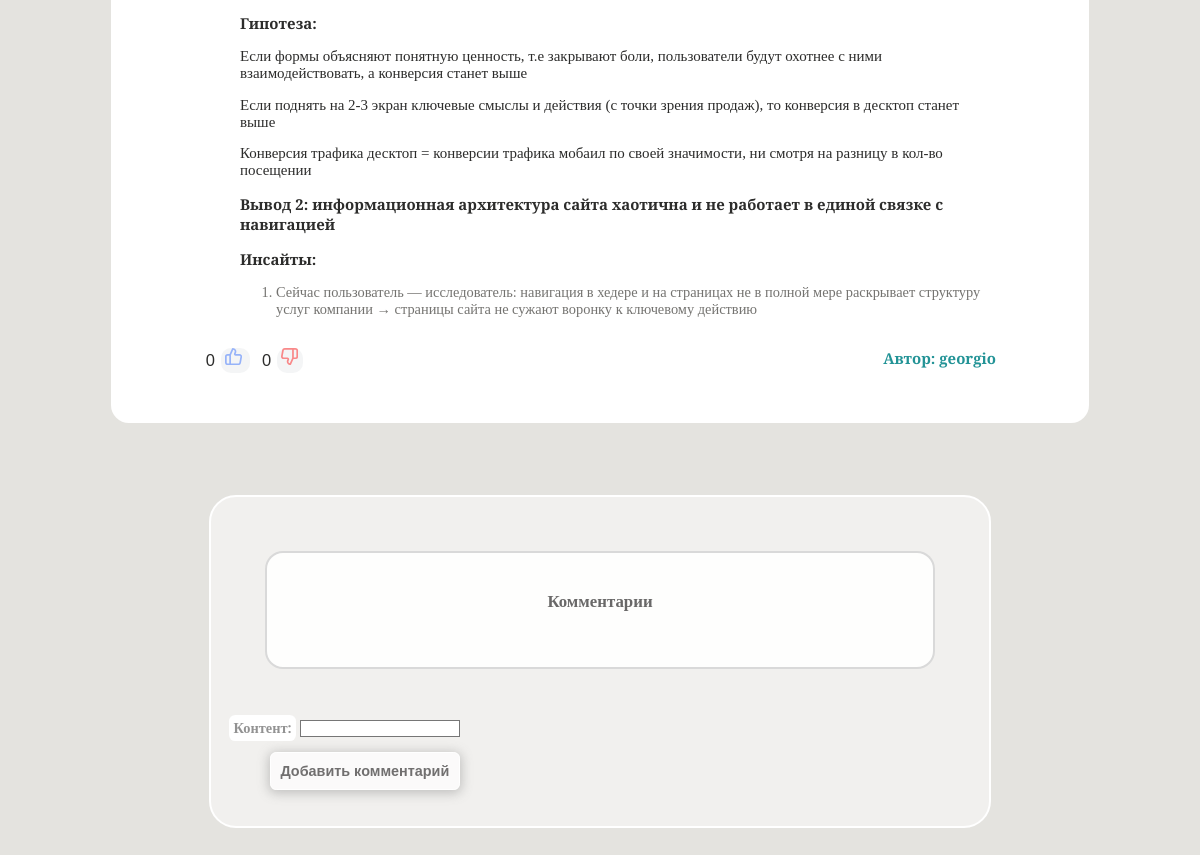
Page /22/review/ (lower part) on the earlier database version.
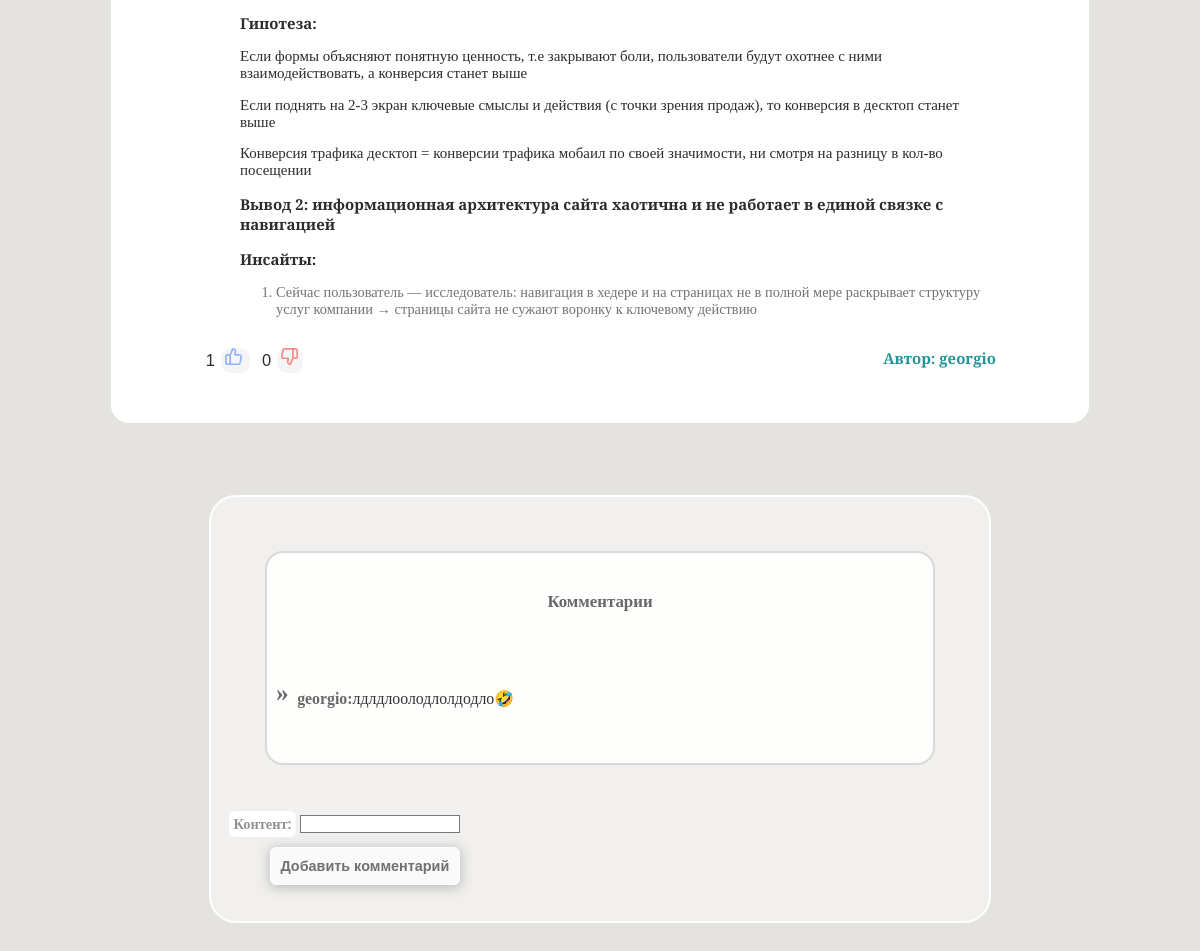
Same page on the later database version.
### articles/models.py (models this page shows, shortened)
class Article(models.Model):
    title = models.CharField(max_length=255, verbose_name='Статья')
    content = models.TextField(verbose_name='Контент')
    author = models.ForeignKey(settings.AUTH_USER_MODEL, on_delete=models.CASCADE, verbose_name='Автор')
    created_at = models.DateTimeField(auto_now_add=True, verbose_name='Дата')
    photo = models.ImageField(upload_to='photo', blank=True, verbose_name='Изображение')
    likes = models.ManyToManyField(settings.AUTH_USER_MODEL, related_name='liked_articles')
    dislikes = models.ManyToManyField(settings.AUTH_USER_MODEL, related_name='disliked_articles')
    category = models.ForeignKey('Category', on_delete=models.PROTECT, verbose_name="Категория")
    views = models.PositiveIntegerField(default=0, verbose_name='Просмотры')

class Comment(models.Model):
    author = models.ForeignKey(settings.AUTH_USER_MODEL, on_delete=models.CASCADE)
    content = models.TextField(verbose_name='Контент')
    created_at = models.DateTimeField(auto_now_add=True)
    article = models.ForeignKey('Article', on_delete=models.CASCADE)

### accounts/models.py (models this page shows, shortened)
class User(AbstractUser):
    username = models.CharField(max_length=150, unique=True, verbose_name='Имя')
    password = models.CharField(max_length=128, null=False, blank=False, verbose_name='Пароль')
    bio = models.TextField(blank=True, verbose_name='Биография')
    country = models.CharField(max_length=50, blank=True, verbose_name='Страна')
    city = models.CharField(max_length=50, blank=True, verbose_name='Город')
    is_online = models.BooleanField(default=False, verbose_name='Статус')
    occupation = models.CharField(max_length=50, blank=True, verbose_name='Род деятельности')
    avatar = models.ImageField(upload_to='avatars', blank=True, verbose_name='Аватар')
    date_joined = models.DateTimeField(auto_now_add=True, verbose_name='Дата')
    email = models.EmailField(unique=True)
    gender_choices = [
        ('M', 'Мужской'),
        ('F', 'Женский'),
    ]
    gender = models.CharField(max_length=1, choices=gender_choices, blank=True, verbose_name='Пол')
    age = models.IntegerField(blank=True, null=True, verbose_name='Возраст')
    last_login = models.DateTimeField(default=timezone.now)  # Добавляем поле last_login с дефолтным значением
    groups = None
    user_permissions = None
    def is_online(self):
        return (timezone.now() - self.last_login).seconds < 600

### articles/views.py (the view, shortened to what this page needs)
# urls.py: path('<int:pk>/review/', review_article, name='review_article'),
def review_article(request, pk):
    article = get_object_or_404(Article, pk=pk)
    user_has_bookmark = False
    if request.user.is_authenticated:
        user_has_bookmark = article.bookmark_set.filter(user=request.user).exists()
    comment_form = CommentForm()
    comments = Comment.objects.filter(article=article)
    return render(request, 'articles/review_article.html', {'article': article, 'user_has_bookmark': user_has_bookmark, 'comment_form': comment_form, 'comments': comments})

### articles/forms.py
class CommentForm(forms.ModelForm):
    class Meta:
        model = Comment
        fields = ['content']
        widgets = {
            'content': TinyMCE(attrs={'class': 'content_comment'}),
        }

### articles/templates/articles/review_article.html (shortened to what this page needs)
{% extends 'core/base.html' %}
{% block content %}
<div class="review-container">
  <p>{{ article.content|safe }}</p>
  <p class="review-author"> Автор: {{ article.author.username }}</p>
   <p class="content-likes-dislikes-bookmarkio-article">
     <span id="likes-count-{{ article.id }}" style="font-family: Arial, serif; font-size: 1.1em; font-weight:500; padding: 2px;">{{ article.likes.count }}</span>
     <span class="like-button" data-article-id="{{ article.id }}" data-is-liked="{{ article.is_liked }}" data-is-disliked="{{ article.is_disliked }}">
     </span>
     <span id="dislikes-count-{{ article.id }}" style="font-family: Arial, serif; font-size: 1.1em; font-weight:500; padding: 2px;" >{{ article.dislikes.count }}</span>
     <span class="dislike-button" data-article-id="{{ article.id }}" data-is-liked="{{ article.is_liked }}" data-is-disliked="{{ article.is_disliked }}">
     </span>
   </p>
</div>
<div class="content-commentary">
  <div class="comment-area">
    <h3>Комментарии</h3>
    {% for comment in comments %}
    <p class="comment-p"><span class="comment-special"> &raquo;</span> {{ comment.author.username }}:<span class="comment-text">{{ comment.content|striptags }}</span></p>
    {% endfor %}
  </div>
  <div class="add-comment-area">
  <form method="post" action="{% url 'add_comment' article.id %}">
    {{ comment_form.as_p }}
  <button class="review-bt" type="submit">Добавить комментарий</button>
  </form>
  </div>
  </div>
{% endblock %}

Differences in the rows shown:
changed Article "georgio": likes.count "0" → "1"
added Comment: author.username "georgio", content "лдлдлоолодлолдодло🤣"
